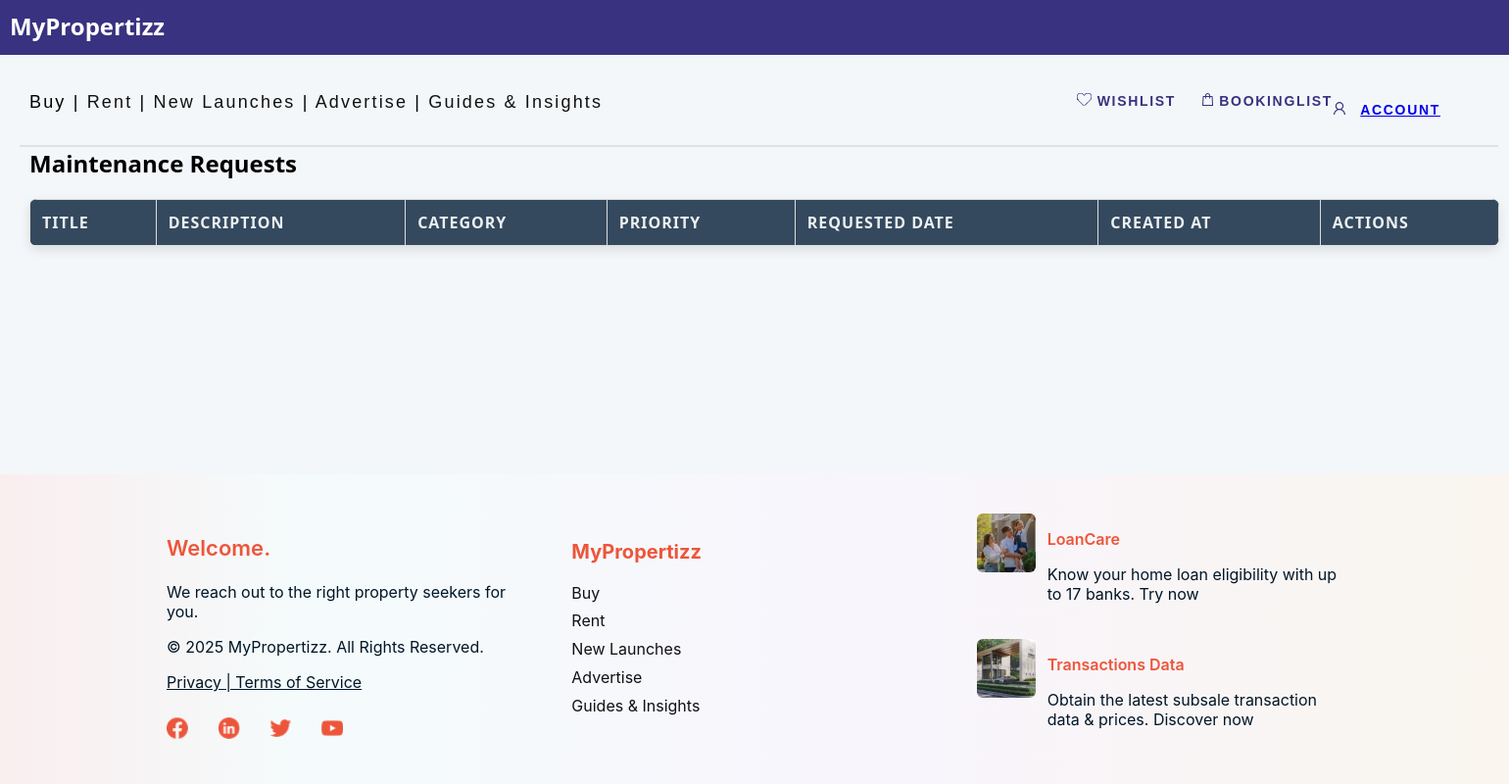
The page /maintenance/requests/ on the database as committed earlier.
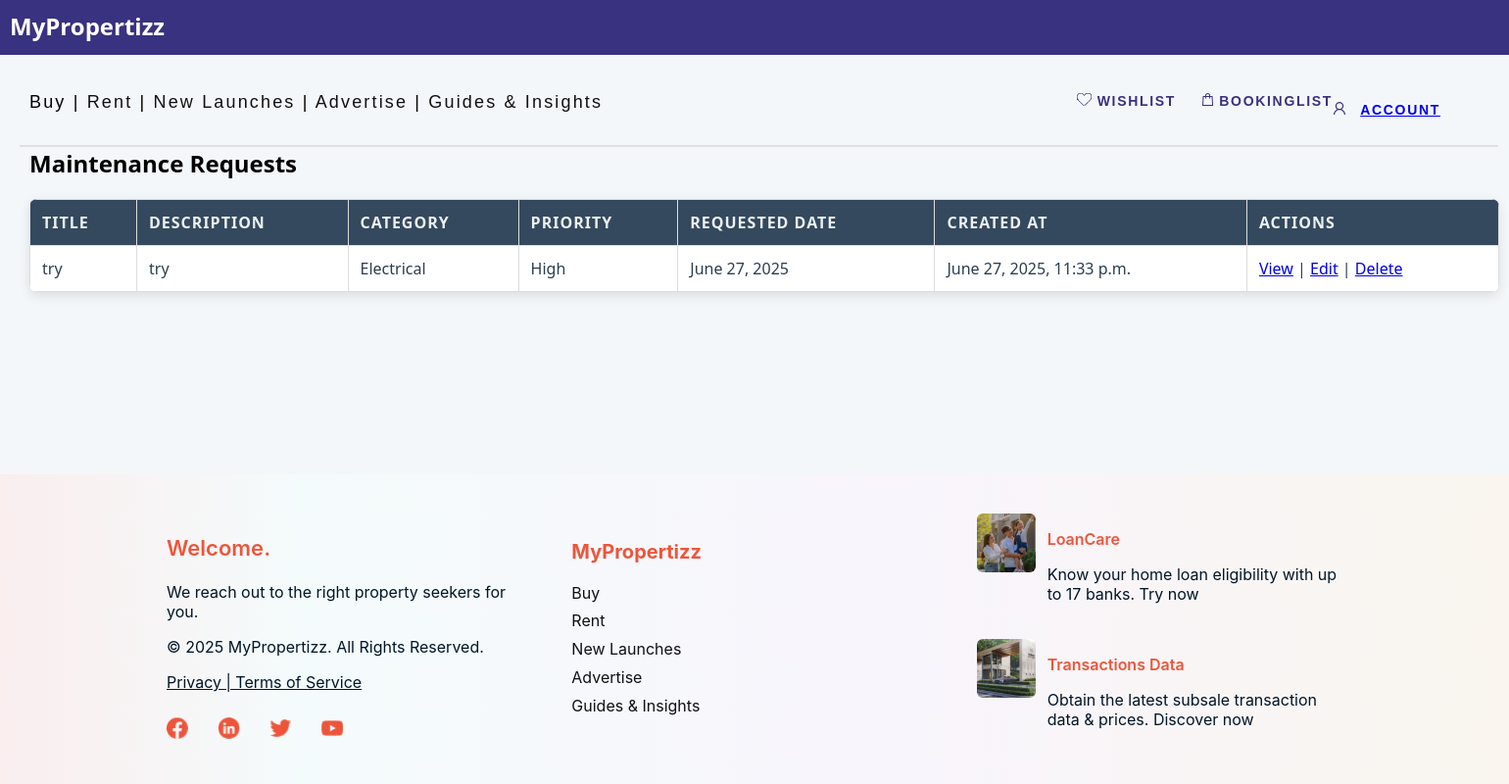
The same page on the database as committed later.
### maintenance/models.py (models this page shows, shortened)
class MaintenanceRequest(models.Model):
    CATEGORY_CHOICES = [
        ('Electrical', 'Electrical'),
        ('Plumbing', 'Plumbing'),
        ('HVAC', 'HVAC'),
        ('General Maintenance', 'General Maintenance'),
    ]
    PRIORITY_CHOICES = [
        ('High', 'High'),
        ('Medium', 'Medium'),
        ('Low', 'Low'),
    ]
    title = models.CharField(max_length=100)
    description = models.TextField()
    category = models.CharField(max_length=50, choices=CATEGORY_CHOICES)
    priority = models.CharField(max_length=50, choices=PRIORITY_CHOICES)
    requested_date = models.DateField()
    attachment = models.FileField(upload_to='maintenance_attachments/', null=True, blank=True)
    created_by = models.ForeignKey(User, on_delete=models.CASCADE)
    created_at = models.DateTimeField(auto_now_add=True)  # Only use auto_now_add

### maintenance/views.py (the view)
# urls.py: path('requests/', views.view_requests, name='view_requests'),
def view_requests(request):
    requests = MaintenanceRequest.objects.all().order_by('-created_at')
    return render(request, 'maintenance/view_requests.html', {'requests': requests})

### maintenance/maintenance/templates/maintenance/view_requests.html (shortened to what this page needs)
{% load static %}
<!DOCTYPE html>
<html lang="en">
<head>
    <link rel="stylesheet" href="{% static 'css/style.css' %}">
    <link rel="stylesheet" href="{% static 'main/style.css' %}">
</head>
<body>
    {% include 'header.html' %}
<div class="layout-wrapper">
    <main class="layout-content">
    <div class="container">
    <h2>Maintenance Requests</h2>
    <table>
        <thead>
            <tr>
                <th>Title</th>
                <th>Description</th>
                <th>Category</th>
                <th>Priority</th>
                <th>Requested Date</th>
                <th>Created At</th>
                <th>Actions</th>
            </tr>
        </thead>
        <tbody>
            {% for request in requests %}
                <tr>
                    <td>{{ request.title }}</td>
                    <td>{{ request.description }}</td>
                    <td>{{ request.category }}</td>
                    <td>{{ request.priority }}</td>
                    <td>{{ request.requested_date }}</td>
                    <td>{{ request.created_at }}</td>
                    <td>
                        <a href="#">View</a> | <a href="#">Edit</a> | <a href="#">Delete</a>
                    </td>
                </tr>
            {% endfor %}
        </tbody>
    </table>
    </div>
    </main>
    {% include 'footer.html' %}
</div>
</body>
</html>

### main/templates/header.html (shortened to what this page needs)
{% load static %}
<link rel="stylesheet" href="{% static 'css/saved_property.css' %}">
<div class="frame-229">
  <div class="rectangle-645">
    <span style="color: white; font-size: 24px; font-weight: bold; margin: 10px; position: absolute;">MyPropertizz</span>
</div>
  <a href="{% url 'booking_list' %}" style="text-decoration:none">
    <div class="bookinglist">
      <img src="{% static 'images/vector1.svg' %}" alt="Booking Icon" />
      BookingList
    </div>
  </a>
  <div class="account">
    <img src="{% static 'images/vector2.svg' %}" alt="Account Icon" />
    {% if user.is_authenticated %}
      <div class="dropdown">
        <button class="dropbtn" onclick="toggleDropdown(event)">{{ user.username }}</button>
        <div class="dropdown-content" id="accountDropdown">
          <a href="{% url 'my_properties' %}">My Properties</a>
          <a href="{% url 'checklist' %}" class="action-btn"><i class="fas fa-clipboard-list"></i> Add Checklist</a>
          <a href="{% url 'invoice' %}" class="action-btn"><i class="fas fa-file-invoice-dollar"></i> Create Invoice</a>
          <a href="{% url 'submit_request' %}">Submit Maintenance Request</a>
          <a href="{% url 'add_appointment' %}">Add Appointment</a>
          <a href="{% url 'profile' %}">Profile</a>
          <a href="{% url 'logout' %}">Logout</a>
        </div>
      </div>
    {% else %}
      <a href="{% url 'login' %}" style="margin-top:3px; display:inline-block;padding:6px 10px 15px 10px;">Account</a>
    {% endif %}
  </div>
  <a href="{% url 'saved_properties' %}" style="text-decoration:none">
    <div class="wishlist">
      <img src="{% static 'images/vector3.svg' %}" alt="Wishlist Icon" />
      Wishlist
    </div>
  </a>
  <div class="rectangle-7"></div>
  <div class="buy-rent-new-launches-transations-advertise-guies-insights-events">
    <span>
      <a href="{% url 'proplistpage:property-list' %}" style="text-decoration:none; color:#000000;">Buy</a>
      |
      <a href="{% url 'rentlistpage:rent-list' %}" style="text-decoration:none; color: #111111;">Rent</a>
      |
      <a href="{% url 'proplistpage:new-launches' %}" style="text-decoration:none; color: #111111;">New Launches</a>
      |
      <a href="{% url 'proplistpage:advertise' %}" style="text-decoration:none; color: #111111;">Advertise</a>
      |
      <a href="{% url 'proplistpage:guides-insights' %}" style="text-decoration:none; color: #111111;">Guides & Insights</a>
    </span>
  </div>
</div>

### main/templates/footer.html
{% load static %}
<footer class="site-footer">
 <div class="footer-container">
    <div class="footer-column left">
      <p class="footer-title">Welcome.</p>
      <p class="footer-subtitle">We reach out to the right property seekers for you.</p>
        <p>© 2025 MyPropertizz. All Rights Reserved.</p> <p style="text-decoration:underline">Privacy | Terms of Service</p>
    <img src="{% static 'images/icon0.svg' %}" alt="Logo" class="footer-logo">
    </div>
    <div class="footer-column middle">
      <h4>MyPropertizz</h4>
      <ul>
        <li><a href="{% url 'proplistpage:property-list' %}">Buy</a></li>
        <li><a href="{% url 'rentlistpage:rent-list' %}">Rent</a></li>
        <li><a href="{% url 'proplistpage:new-launches' %}">New Launches</a></li>
        <li><a href="{% url 'proplistpage:advertise' %}">Advertise</a></li>
        <li><a href="{% url 'proplistpage:guides-insights' %}">Guides & Insights</a></li>
      </ul>
    </div>
    <div class="footer-column right">
      <div class="card">
        <img src="{% static 'images/image20.png' %}" alt="LoanCare">
        <div>
          <p class="card-title">LoanCare</p>
          <p>Know your home loan eligibility with up to 17 banks. Try now</p>
        </div>
      </div>
      <div class="card">
        <img src="{% static 'images/image21.png' %}" alt="Transactions">
        <div>
          <p class="card-title">Transactions Data</p>
          <p>Obtain the latest subsale transaction data & prices. Discover now</p>
        </div>
      </div>
    </div>
  </div>
</footer>

### proplistpage/static/css/style.css (style rules this page uses)
body { margin: 0; padding: 0; overflow-x: hidden; }
.site-footer { background: linear-gradient(90deg, rgba(255, 229, 229, 0.52), rgba(245, 255, 254, 0.52) 20%, rgba(252, 243, 255, 0.52) 60%, rgba(255, 244, 229, 0.52) 100%); padding: 40px 20px 20px; font-family: "Inter", sans-serif; color: #011627; }
.footer-container { display: flex; flex-wrap: wrap; justify-content: space-between; max-width: 1200px; margin: auto; gap: 40px; }
.footer-column { flex: 1; min-width: 250px; }
.footer-column h4 { color: #ed553b; font-size: 20px; margin-bottom: 10px; }
.footer-column ul { list-style: none; padding: 0; }
.footer-column ul li a { color: #111; text-decoration: none; line-height: 1.8; font-size: 16px; }
.footer-column.left .footer-title { font-size: 22px; font-weight: 600; color: #ed553b; }
.footer-column.left .footer-subtitle { font-size: 16px; margin-top: 10px; }
.footer-column.right .card { display: flex; gap: 12px; margin-bottom: 20px; }
.footer-column.right .card img { width: 60px; height: 60px; border-radius: 6px; object-fit: cover; }
.card-title { font-weight: 600; color: #ed553b; }
.footer-logo { width: 180px; margin-top: 10px; }
.layout-wrapper { display: flex; flex-direction: column; min-height: 100vh; }
.layout-content { flex: 1; }
.frame-229 { width: 100%; height: 235px; position: absolute; left: 0px; top: 0px; }
.rectangle-645 { background: #393280; width: 100%; height: 56px; position: absolute; }
.rectangle-7 { background: #e0e0e0; width: 98%; height: 2px; position: absolute; left: 20px; top: 130px; transform-origin: 0 0; transform: rotate(0deg) scale(1, -1); }
.account { color: #393280; text-align: left; font-family: "Inter-SemiBold", sans-serif; font-size: 14px; letter-spacing: 0.12em; font-weight: 600; text-transform: uppercase; position: absolute; right: 20px; padding-top:12px; top: 85px; }
.wishlist { color: #393280; text-align: left; font-family: "Inter-SemiBold", sans-serif; font-size: 14px; letter-spacing: 0.12em; font-weight: 600; text-transform: uppercase; position: absolute; right: 300px; top: 85px; padding: 20px 10px 20px 10px; cursor: pointer; }
.buy-rent-new-launches-transations-advertise-guies-insights-events { text-align: left; font-family: "-", sans-serif; font-size: 18px; letter-spacing: 0.12em; font-weight: 400; position: relative; top: 90px; left: 30px; }
.account { color: #393280; text-align: left; font-family: "Inter-SemiBold", sans-serif; font-size: 14px; letter-spacing: 0.12em; font-weight: 600; text-transform: uppercase; position: absolute; padding: 10px 10px 30000px 10px; z-index: 100; right: 20px; top: 100px; cursor: pointer; }
.wishlist { color: #393280; text-align: left; font-family: "Inter-SemiBold", sans-serif; font-size: 14px; letter-spacing: 0.12em; font-weight: 600; text-transform: uppercase; position: absolute; right: 300px; top: 109px; padding: 10px 10px 10px 10px; cursor: pointer; }
.rectangle-7 { background: #e0e0e0; width: 98%; height: 2px; position: absolute; left: 20px; top: 180px; transform-origin: 0 0; transform: rotate(0deg) scale(1, -1); }
.buy-rent-new-launches-transations-advertise-guies-insights-events { text-align: left; font-family: "-", sans-serif; font-size: 18px; letter-spacing: 0.12em; font-weight: 400; position: relative; top: 94px; left: 30px; }

### maintenance/maintenance/templates/maintenance/view_requests.html (style rules this page uses)
.container { max-width: 1000px; margin-top:150px; margin-left:30px; }
.layout-wrapper { display: flex; flex-direction: column; min-height: 100vh; }
.layout-content { flex: 1; }
table { width: 150%; border-collapse: collapse; }
table th, table td { padding: 12px; border: 1px solid #ddd; text-align: left; }

Rows that differ between the two databases and show on the page:
added MaintenanceRequest: title "try", description "try", category "Electrical", priority "High", requested_date "June 27, 2025", created_at "June 27, 2025, 11:33 p.m."
